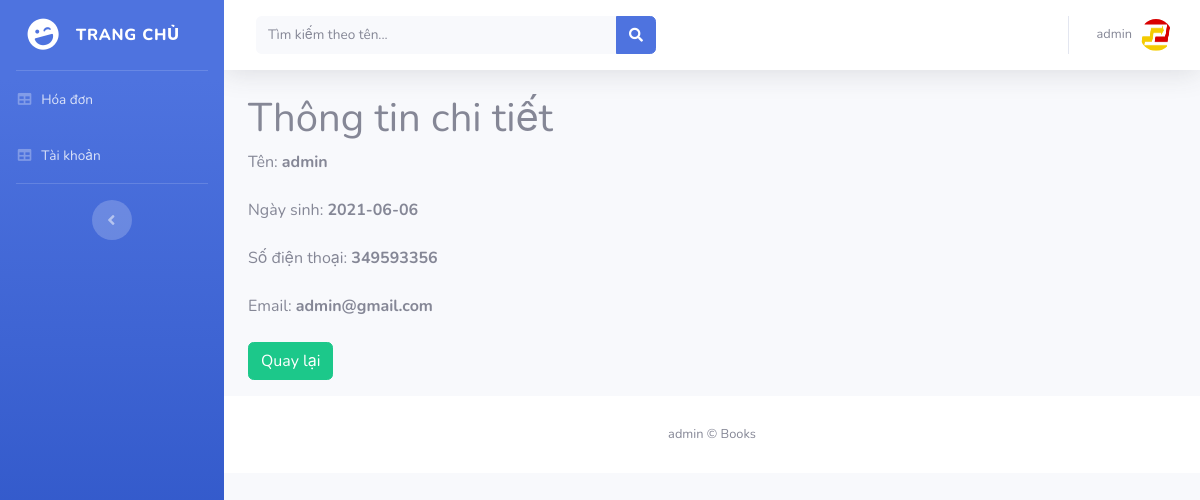
Screenshot of /user/readuser.php?id=1 (signed in) with the database file from the repository.
### tables this page shows
CREATE TABLE `employee` (
  `id` int(11) NOT NULL,
  `username` varchar(200) NOT NULL,
  `password` varchar(200) NOT NULL,
  `name` varchar(200) NOT NULL,
  `dob` date NOT NULL,
  `phonenumber` int(20) NOT NULL,
  `email` varchar(30) NOT NULL
);

### user/readuser.php (the view, shortened to what this page needs)
<?php
if (isset($_SESSION['userid']) && isset($_SESSION['username'])) {
?>
<!DOCTYPE html>
<html lang="en">
<head>
  <link href="vendor/fontawesome-free/css/all.min.css" rel="stylesheet" type="text/css">
  <link href="css/sb-admin-2.min.css" rel="stylesheet">
</head>
<body id="page-top">
  <div id="wrapper">
    <?php include("include/menu.php"); ?>
    <div id="content-wrapper" class="d-flex flex-column">
      <div id="content">
        <nav class="navbar navbar-expand navbar-light bg-white topbar mb-4 static-top shadow">
          <form class="d-none d-sm-inline-block form-inline mr-auto ml-md-3 my-2 my-md-0 mw-100 navbar-search">
            <div class="input-group">
              <input type="text" class="form-control bg-light border-0 small" placeholder="Tìm kiếm theo tên..." name="var" aria-label="Search" aria-describedby="basic-addon2" value="<?php if(isset($_GET['var'])) {echo $_GET['var'];} ?>">
              <div class="input-group-append">
                <button class="btn btn-primary" type="submit">
                  <i class="fas fa-search fa-sm"></i>
                </button>
              </div>
            </div>
          </form>
          <ul class="navbar-nav ml-auto">
            <li class="nav-item dropdown no-arrow">
              <a class="nav-link dropdown-toggle" href="#" id="userDropdown" role="button" data-toggle="dropdown" aria-haspopup="true" aria-expanded="false">
                <span class="mr-2 d-none d-lg-inline text-gray-600 small"><?php echo $_SESSION['username']; ?></span>
                <img class="img-profile rounded-circle" src="logo/title.png">
              </a>
            </li>
          </ul>
        </nav>
        <div class="wrapper">
        <div class="container-fluid">
            <div class="row">
                <div class="col-md-12">
                    <div class="page-header">
                        <h1>Thông tin chi tiết</h1>
                    </div>
                    <?php
                   $id=$_GET['id'];
                   $con=mysqli_connect("localhost","root","","pam");
                   $sel="SELECT * FROM employee WHERE id='$id'";
                   $rk=$con->query($sel);
                   while($row=$rk->fetch_assoc()){
                  ?>
                    <div class="form-group">
                        <label>Tên:</label>
                        <strong class="form-control-static"><?php echo $row["name"]; ?></strong>
                    </div>
                    <div class="form-group">
                        <label>Ngày sinh: </label>
                        <strong class="form-control-static"><?php echo $row["dob"]; ?></strong>
                    </div>
                    <div class="form-group">
                        <label>Số điện thoại: </label>
                        <strong class="form-control-static"><?php echo $row["phonenumber"]; ?></strong>
                    </div>
                    <div class="form-group">
                        <label>Email: </label>
                        <strong class="form-control-static"><?php echo $row["email"]; ?></strong>
                    </div>
                    <p><a href="user.php" class="btn btn-success">Quay lại</a></p>
                    </div>
                <?php } ?>
            </div>
        </div>
    </div>
      <footer class="sticky-footer bg-white">
        <div class="container my-auto">
          <div class="copyright text-center my-auto">
            <span>admin &copy; Books </span>
          </div>
        </div>
      </footer>
    </div>
  </div>
</body>
</html>
<?php
}else{
     header("Location: index.php");
     exit();
}
 ?>

### rows the page displays
employee: name "admin", dob "2021-06-06", phonenumber "349593356", email "admin@gmail.com"

### other values shown
$_SESSION['username'] "admin"
